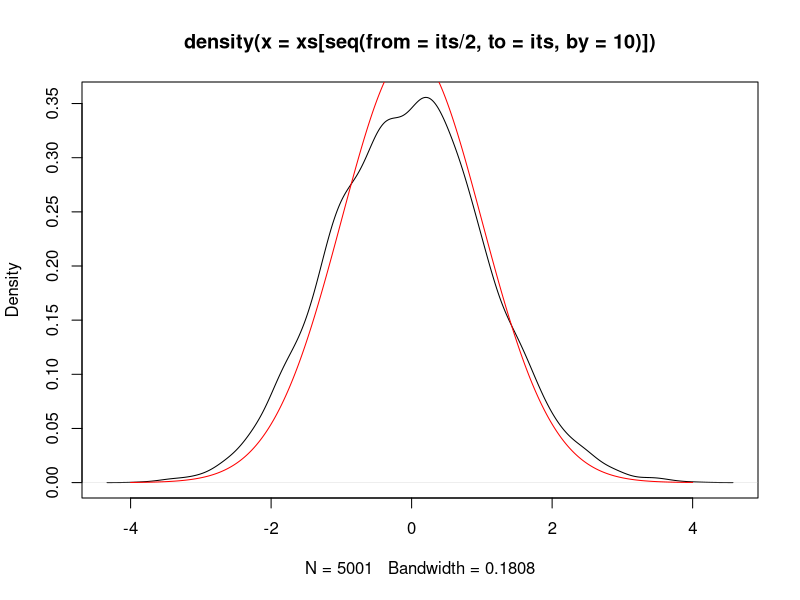

The R script that drew this image:
# slice sampling

w <- 0.1
m <- 10
its <- 100000

xs <- rep(NA, its)

x0 <- 0

for (i in 1:its) {
    
    y <- runif(1, 0, dnorm(x0))
    
    U <- runif(1)
    L <- x0 - w*U
    R <- L + w
    V <- runif(1)
    J <- floor(m*V)
    K <- (m-1) - J
    
    while (J > 0 & y < dnorm(L)) {
        L <- L - w
        J <- J - 1
    }
    
    while (K > 0 & y < dnorm(R)) {
        R <- R + w
        K <- K - 1
    }
    
    x0 <- runif(1, L, R)
    xs[i]<- x0
}

plot(density(xs[seq(from = its/2, to = its, by = 10)]))
curve(dnorm(x), from = -4, to = 4, n = 501, col = "red", add = TRUE)
